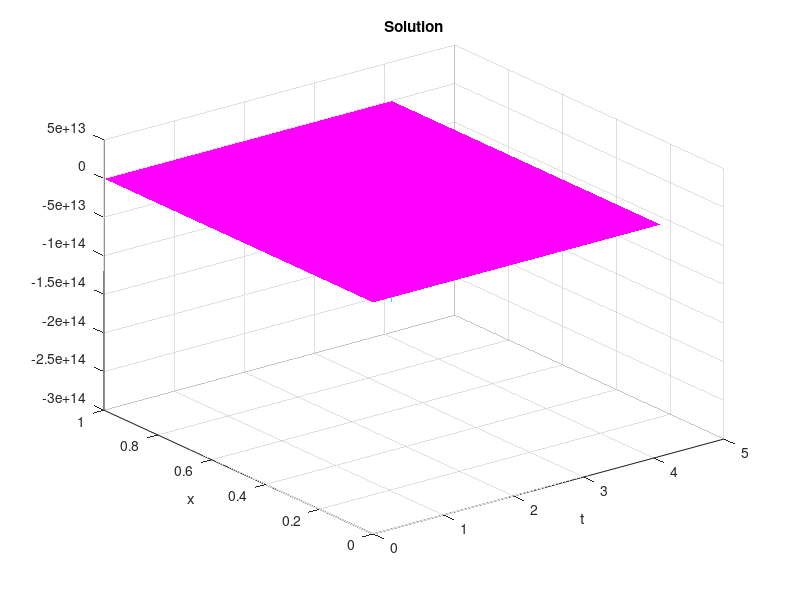

MATLAB code for this plot:
function heat
 plotcase = 'time';
%plotcase = 'space';
 plotcase = 'Fishers Problem';
switch plotcase
    case 'time'
    M = 20000;
   for stp=1:8
       N = 2^stp;
       T = .1;
    
    % Solve the equation.
     %[x,t,U] = forward_euler(M,N,T);
     %[x,t,U] = backward_euler(M,N,T);
      %[x,t,U] = crank_nich(M,N,T);
     %[x,t,U] = CN_Periodic(20,40,.5);
      [x,t,U] = diffprob(20,400,T);

%      for i=1:length(U)
%          plot(x,U(:,i))
%          pause(0.05)
%      end
    k = T/2^stp;
    h = 1/M;
    r = k/h^2;
    e = time_conv(x,t,U);
    err(stp) = e(end-1)*sqrt(k);
   end
   stp = 1:8;
   dt = T./2.^stp;
   loglog(dt,err)
   % Creating 3D-plot.
    %plot_solution(x,t,U)
    
    case 'space'
        N = 1000;
   for stp=1:8
       M = 2^stp;
       T = .1;
    
    % Solve the equation.
     %[x,t,U] = forward_euler(20,400,0.5);
     %[x,t,U] = backward_euler(M,N,T);
      [x,t,U] = crank_nich(M,N,T);
     %[x,t,U] = CN_Periodic(20,40,.5);
     %[x,t,U] = diffprob(20,400,T);

%      for i=1:length(U)
%          plot(x,U(:,i))
%          pause(0.05) 
%      end
    k = T/N;
    h = 1/M;
    r = k/h^2;
    e = space_conv(x,t,U);
    err(stp) = norm(e)*sqrt(h);
   end
   stp = 1:8;
   H = 1./2.^stp;
   loglog(H,err)
   % Creating 3D-plot.
    %plot_solution(x,t,U)
    case 'Fishers Problem'
     [x,t,U] = diffprob(20,400,10);
      plot_solution(x,t,U)

end
    
end

function error = time_conv(x,t,U)
    exact = @(t,x) sin(pi.*x).*exp(-pi^2.*t);     
     for i=1:length(t)
        error(i) = norm(U(:,i) - exact(t(i),x)');
     end
end
function error = space_conv(x,t,U)
    exact = @(t,x) sin(pi.*x).*exp(-pi^2.*t);    
    error = U(:,end-1) - exact(t(end-1),x)';
%      for i=1:length(x)
%         error(i) = norm(U(i,end-1) - exact(t(end-1),x(i))');
%      end
end

function plot_solution(x,t,U)
    % Plotting the solution of the heat equation.
    figure
    [T,X] = meshgrid(t,x);
    surf(T,X,U);
    shading interp
    colormap cool;
    xlabel('t')
    ylabel('x')
    title('Solution')
    saveas(gca,'Solution_2.png')
end

%------------------ Backward Euler
function [x,t,U] = backward_euler(M,N,T)
    h = 1/M;    % Step size in space.
    k = T/N;    % Step size in time.
    r = k/h^2;
    
    % Initializing arrays.
    U = zeros(M+1,N+1);     % Array to store the solution, boundaries included.
    x = linspace(0,1,M+1);  % Gridpoints on the x-axis.
    t = linspace(0,T,N+1);  % Gridpoints on the t-axis.
    U(:,1) = f(x);          % Initial values.
    e = ones(M-1,1);
    A = spdiags([-r*e 1+2*r*e -r*e], -1:1, M-1, M-1);
    F = f(x)';
    U(:,1) = F;
   for i = 1:N
    U(2:M,i+1) = A\U(2:M,i);
   end
end

%****************** Crank Nicholson
function [x,t,U] = crank_nich(M,N,T)
    h = 1/M;    % Step size in space.
    k = T/N;    % Step size in time.
    r = .5*k/h^2;
    
    % Initializing arrays.
    U = zeros(M+1,N+1);     % Array to store the solution, boundaries included.
    x = linspace(0,1,M+1);  % Gridpoints on the x-axis.
    t = linspace(0,T,N+1);  % Gridpoints on the t-axis.
    U(:,1) = f(x);          % Initial values.
    e = ones(M-1,1);
    A1 = spdiags([-r*e 1+2*r*e -r*e], -1:1, M-1, M-1);
    A2 = spdiags([r*e 1-2*r*e r*e], -1:1, M-1, M-1);
    F = f(x)';
    U(:,1) = F;
   for i = 1:N
      rhs = A2*U(2:M,i);
    U(2:M,i+1) = A1\rhs;
    clear rhs
   end
end
% ************* Periodic Boundary Conditions

function [x,t,U] = CN_Periodic(M,N,T)
    h = 1/M;    % Step size in space.
    k = T/N;    % Step size in time.
    r = .5*k/h^2;
    
    % Initializing arrays.
    U = zeros(M+1,N+1);     % Array to store the solution, boundaries included.
    x = linspace(0,1,M+1);  % Gridpoints on the x-axis.
    t = linspace(0,T,N+1);  % Gridpoints on the t-axis.
    U(:,1) = f(x);          % Initial values.
    e = ones(M+1,1);
    A1 = spdiags([-r*e 1+2*r*e -r*e], -1:1, M+1, M+1);
    A2 = spdiags([r*e 1-2*r*e r*e], -1:1, M+1, M+1);
    % imposing periodic BC
    A1(1,end) = -r;
    A1(end,1) = -r;
    A2(1,end) = r;
    A2(end,1) = r;
    F = f(x)';
    U(:,1) = F;
   for i = 1:N
      rhs = A2*U(:,i);
    U(:,i+1) = A1\rhs;
    clear rhs
   end
end

% ***************** Diffusion Problem
function [x,t,U] = diffprob(M,N,T)
     h = 1/M;    % Step size in space.
    k = T/N;    % Step size in time.
      
    % Initializing arrays.
    U = zeros(M+1,1);     % Array to store the solution, boundaries included.
    x = linspace(0,1,M+1);  % Gridpoints on the x-axis.
    t = linspace(0,T,N+1);  % Gridpoints on the t-axis.
    U(:,1) = f(x);          % Initial valuesS
    F = sin(pi.*(x-.25)).^100';
    U(:,1) = F;
    [t,y] = ode23s(@(t,y) ode_sys(t,y),[0 T],U(:,1));
    
    U = y';
    
end
% ************************* Forward Euler
function [x,t,U] = forward_euler(M,N,T)
    % Solving u_t=u_xx on [0,1] with Dirichlet conditions u(0,t)=u(1,t)=0
    % and initial value u(x,0)=f(x) over the time interval [0,T].
    % Input parameters:
    %       M,N: number of grid intervals in the x- and t directions.
    %       T  : end of integration.
    % Input parameters:
    %       x,t: the gridpoints in the x- and t- directions.
    %       U  : An array with the numerical solution.
    
    % Setting step sizes
    h = 1/M;    % Step size in space.
    k = T/N;    % Step size in time.
    r = k/h^2;
    
    % Initializing arrays.
    U = zeros(M+1,N+1);     % Array to store the solution, boundaries included.
    x = linspace(0,1,M+1);  % Gridpoints on the x-axis.
    t = linspace(0,T,N+1);  % Gridpoints on the t-axis.
    U(:,1) = f(x);          % Initial values.
    
    % Main loop.
    for i = 1:N
        U(2:M,i+1) = U(2:M,i)+r*(U(3:M+1,i)-2*U(2:M,i)+U(1:M-1,i));
    end
end

function dydt = ode_sys(t,y)
        h = 1/(length(y)-1);
        e = ones(length(y),1);
        A = spdiags([e./h^2 -2*e./h^2 e./h^2], -1:1, length(y), length(y));
        A(1,1) = 3/(2*h);
        A(1,2) = -2/h;
        A(1,3) = 1/(2*h);
        A(end,end) = 3/(2*h);
        A(end,end-1) = -2/h;
        A(end,end-2) = 1/(2*h);
        dydt = 0.01*A*y +y.*(1-y);
        %y.*(ones(length(y),1) - y)
end
function Y = f(x)
    % Initial value.
    Y = sin(pi*x);    
end